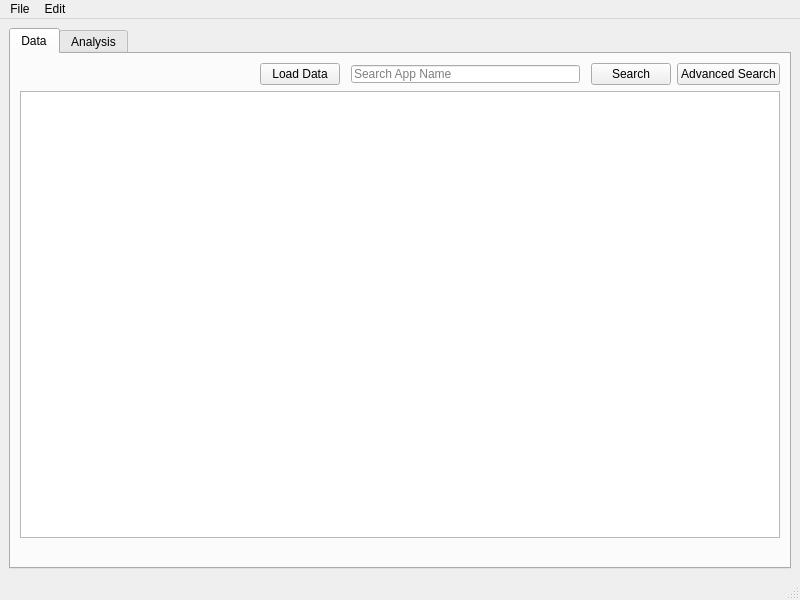
<?xml version="1.0" encoding="UTF-8"?>
<ui version="4.0">
 <class>MainWindow</class>
 <widget class="QMainWindow" name="MainWindow">
  <property name="geometry">
   <rect>
    <x>0</x>
    <y>0</y>
    <width>800</width>
    <height>600</height>
   </rect>
  </property>
  <property name="windowTitle">
   <string>Google Play Store App Analytics</string>
  </property>
  <property name="windowIcon">
   <iconset>
    <normaloff>../resources/icon.png</normaloff>../resources/icon.png</iconset>
  </property>
  <property name="styleSheet">
   <string notr="true"/>
  </property>
  <widget class="QWidget" name="centralwidget">
   <property name="autoFillBackground">
    <bool>false</bool>
   </property>
   <property name="styleSheet">
    <string notr="true"/>
   </property>
   <layout class="QGridLayout" name="gridLayout_3">
    <item row="0" column="0">
     <layout class="QGridLayout" name="gridLayout_2">
      <item row="0" column="0">
       <widget class="QTabWidget" name="tabWidget">
        <property name="tabPosition">
         <enum>QTabWidget::North</enum>
        </property>
        <property name="tabShape">
         <enum>QTabWidget::Rounded</enum>
        </property>
        <property name="currentIndex">
         <number>0</number>
        </property>
        <widget class="QWidget" name="tab">
         <attribute name="title">
          <string>Data</string>
         </attribute>
         <layout class="QGridLayout" name="gridLayout">
          <item row="0" column="0">
           <layout class="QHBoxLayout" name="horizontalLayout">
            <item>
             <spacer name="horizontalSpacer">
              <property name="orientation">
               <enum>Qt::Horizontal</enum>
              </property>
              <property name="sizeHint" stdset="0">
               <size>
                <width>40</width>
                <height>20</height>
               </size>
              </property>
             </spacer>
            </item>
            <item>
             <widget class="QPushButton" name="load_data">
              <property name="sizePolicy">
               <sizepolicy hsizetype="Fixed" vsizetype="Fixed">
                <horstretch>0</horstretch>
                <verstretch>0</verstretch>
               </sizepolicy>
              </property>
              <property name="text">
               <string>Load Data</string>
              </property>
             </widget>
            </item>
            <item>
             <widget class="QLineEdit" name="search_text">
              <property name="toolTip">
               <string>Enter search text</string>
              </property>
              <property name="styleSheet">
               <string notr="true">margin : 0 5 px;</string>
              </property>
              <property name="placeholderText">
               <string>Search App Name</string>
              </property>
             </widget>
            </item>
            <item>
             <widget class="QPushButton" name="search">
              <property name="sizePolicy">
               <sizepolicy hsizetype="Fixed" vsizetype="Fixed">
                <horstretch>0</horstretch>
                <verstretch>0</verstretch>
               </sizepolicy>
              </property>
              <property name="text">
               <string>Search</string>
              </property>
             </widget>
            </item>
            <item>
             <widget class="QPushButton" name="adv_search">
              <property name="text">
               <string>Advanced Search</string>
              </property>
             </widget>
            </item>
           </layout>
          </item>
          <item row="1" column="0">
           <widget class="QTableView" name="tableView">
            <property name="showDropIndicator" stdset="0">
             <bool>true</bool>
            </property>
           </widget>
          </item>
          <item row="2" column="0">
           <spacer name="horizontalSpacer_3">
            <property name="orientation">
             <enum>Qt::Horizontal</enum>
            </property>
            <property name="sizeHint" stdset="0">
             <size>
              <width>755</width>
              <height>20</height>
             </size>
            </property>
           </spacer>
          </item>
         </layout>
        </widget>
        <widget class="QWidget" name="tab_2">
         <attribute name="title">
          <string>Analysis</string>
         </attribute>
         <layout class="QGridLayout" name="gridLayout_5">
          <item row="0" column="0">
           <layout class="QHBoxLayout" name="horizontalLayout_3">
            <item>
             <spacer name="horizontalSpacer_2">
              <property name="orientation">
               <enum>Qt::Horizontal</enum>
              </property>
              <property name="sizeHint" stdset="0">
               <size>
                <width>40</width>
                <height>20</height>
               </size>
              </property>
             </spacer>
            </item>
            <item>
             <widget class="QLabel" name="label">
              <property name="text">
               <string>Choose an option :</string>
              </property>
             </widget>
            </item>
            <item>
             <widget class="QComboBox" name="graphs">
              <property name="sizePolicy">
               <sizepolicy hsizetype="Fixed" vsizetype="Fixed">
                <horstretch>0</horstretch>
                <verstretch>0</verstretch>
               </sizepolicy>
              </property>
              <item>
               <property name="text">
                <string>None</string>
               </property>
              </item>
              <item>
               <property name="text">
                <string>Distribution of apps - bar graph</string>
               </property>
              </item>
              <item>
               <property name="text">
                <string>Distribution of free and paid apps</string>
               </property>
              </item>
              <item>
               <property name="text">
                <string>Distribution of content rating</string>
               </property>
              </item>
              <item>
               <property name="text">
                <string>Distribution of Android versions</string>
               </property>
              </item>
              <item>
               <property name="text">
                <string>Histogram of Rating</string>
               </property>
              </item>
              <item>
               <property name="text">
                <string>Boxplot of Installs</string>
               </property>
              </item>
              <item>
               <property name="text">
                <string>Rating vs Size</string>
               </property>
              </item>
             </widget>
            </item>
            <item>
             <widget class="QPushButton" name="recommended">
              <property name="text">
               <string>Recommended Apps</string>
              </property>
             </widget>
            </item>
           </layout>
          </item>
          <item row="1" column="0">
           <widget class="QWidget" name="plot" native="true">
            <property name="sizePolicy">
             <sizepolicy hsizetype="Preferred" vsizetype="Preferred">
              <horstretch>0</horstretch>
              <verstretch>3</verstretch>
             </sizepolicy>
            </property>
           </widget>
          </item>
         </layout>
        </widget>
       </widget>
      </item>
     </layout>
    </item>
   </layout>
  </widget>
  <widget class="QMenuBar" name="menubar">
   <property name="geometry">
    <rect>
     <x>0</x>
     <y>0</y>
     <width>800</width>
     <height>22</height>
    </rect>
   </property>
   <widget class="QMenu" name="menuFile">
    <property name="title">
     <string>File</string>
    </property>
    <addaction name="actionImport_dataset"/>
    <addaction name="actionExport_dataset"/>
    <addaction name="separator"/>
    <addaction name="actionQuit"/>
   </widget>
   <widget class="QMenu" name="menuEdit">
    <property name="title">
     <string>Edit</string>
    </property>
    <addaction name="actionInsert_Document"/>
    <addaction name="actionUpdate_Document"/>
    <addaction name="actionDelete_Document"/>
    <addaction name="separator"/>
    <addaction name="actionDelete_Collection"/>
   </widget>
   <addaction name="menuFile"/>
   <addaction name="menuEdit"/>
  </widget>
  <widget class="QStatusBar" name="statusbar"/>
  <action name="actionImport_dataset">
   <property name="text">
    <string>Import dataset</string>
   </property>
  </action>
  <action name="actionExport_dataset">
   <property name="text">
    <string>Export dataset</string>
   </property>
  </action>
  <action name="actionNew_Collection">
   <property name="text">
    <string>New Collection</string>
   </property>
  </action>
  <action name="actionDelete_Collection">
   <property name="text">
    <string>Delete Collection</string>
   </property>
  </action>
  <action name="actionInsert_Document">
   <property name="text">
    <string>Insert Document</string>
   </property>
  </action>
  <action name="actionUpdate_Document">
   <property name="text">
    <string>Update Document</string>
   </property>
  </action>
  <action name="actionDelete_Document">
   <property name="text">
    <string>Delete Document</string>
   </property>
  </action>
  <action name="actionGraph">
   <property name="text">
    <string>Graph</string>
   </property>
  </action>
  <action name="actionGraph1">
   <property name="text">
    <string>Distribution of apps - bar graph</string>
   </property>
  </action>
  <action name="actionAdvSearch">
   <property name="text">
    <string>Advanced Search</string>
   </property>
  </action>
  <action name="actionGraph2">
   <property name="text">
    <string>Distribution of apps - pie chart</string>
   </property>
  </action>
  <action name="actionGraph3">
   <property name="text">
    <string>Distribution of average rating</string>
   </property>
  </action>
  <action name="actionGraph4">
   <property name="text">
    <string>Distribution of free and paid apps</string>
   </property>
  </action>
  <action name="actionGraph5">
   <property name="text">
    <string>Distribution of content rating</string>
   </property>
  </action>
  <action name="actionGraph6">
   <property name="text">
    <string>Distribution of Android version</string>
   </property>
  </action>
  <action name="actionPredict_Rating">
   <property name="text">
    <string>Predict Rating</string>
   </property>
  </action>
  <action name="actionQuit">
   <property name="text">
    <string>Quit</string>
   </property>
   <property name="shortcut">
    <string>Ctrl+X</string>
   </property>
  </action>
 </widget>
 <resources/>
 <connections/>
</ui>
